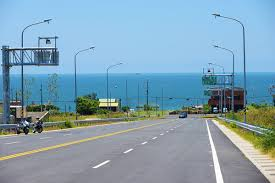
#> input picture photo_video/road.jpg, 275 x 183 px
$ python ex37.py
#> lines starting #> are read from the running program, lines starting #| are printed output that depends on the picture; after the words box and inside, x2 and y2 are one past the last pixel; in counts of white or black regions, pixels touching at a corner belong together
import matplotlib.pylab as plt
import cv2
import numpy as np

image = cv2.imread('photo_video/road.jpg')
#> image is the input picture: shape (183, 275, 3); mean B, G, R 178.4, 161.1, 129.5
image = cv2.cvtColor(image, cv2.COLOR_BGR2RGB)

print(image.shape)
#| (183, 275, 3)
height = image.shape[0]
#> height = 183
width = image.shape[1]
#> width = 275

region_of_interest_vertices = [
  (0, height),
  (width/2, height/2),
  (width, height)
]
#> region_of_interest_vertices = [(0, 183), (137.5, 91.5), (275, 183)]

def region_of_interest(img, vertices):
  mask = np.zeros_like(img)
  channel_count = img.shape[2]
#> channel_count = 3
  match_mask_color = (255,) * channel_count
#> match_mask_color = (255, 255, 255)
  cv2.fillPoly(mask, vertices, match_mask_color)
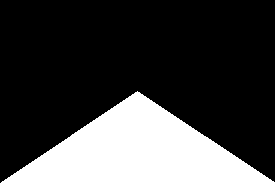
#> mask: shape (183, 275, 3); 25.2% white; 1 white region, box (x1, y1, x2, y2) and area: (1, 91, 275, 183) 12695
  masked_image = cv2.bitwise_and(img, mask)
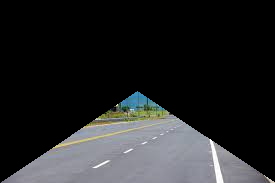
#> masked_image: shape (183, 275, 3); mean R, G, B 36.5, 37.4, 38.6
  return masked_image

cropped_image = region_of_interest(image,
  np.array([region_of_interest_vertices], np.int32),)

plt.imshow(cropped_image)
plt.show()

$ run again, with photo_video/apple.jpg copied over photo_video/road.jpg
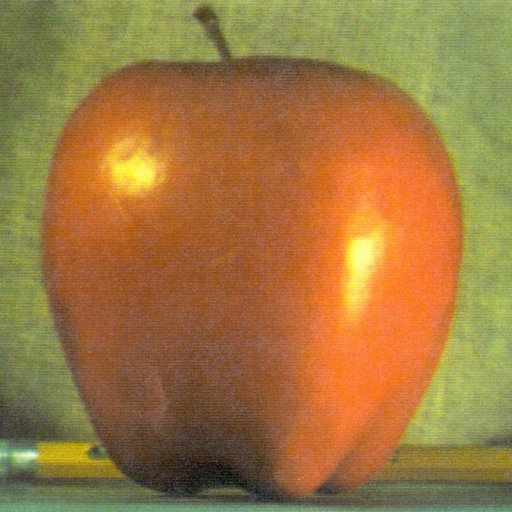
#> input picture photo_video/apple.jpg, 512 x 512 px
#> image is the input picture: shape (512, 512, 3); mean B, G, R 64.8, 119.7, 159.1
#| (512, 512, 3)
#> in region_of_interest, `cv2.fillPoly(mask, vertices, match_mask_color)`:
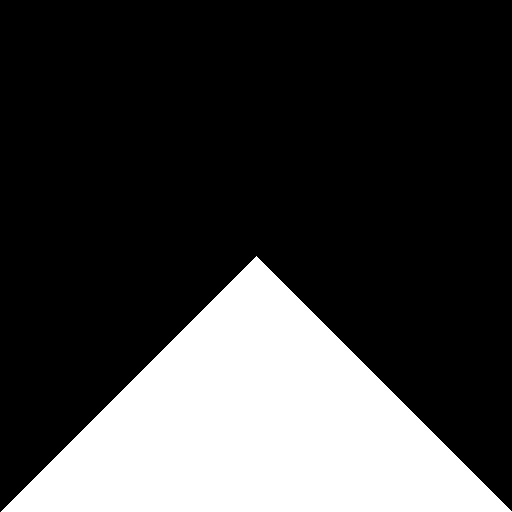
#> mask: shape (512, 512, 3); 25% white; 1 white region, box (x1, y1, x2, y2) and area: (1, 256, 512, 512) 65536
#> in region_of_interest, `masked_image = cv2.bitwise_and(img, mask)`:
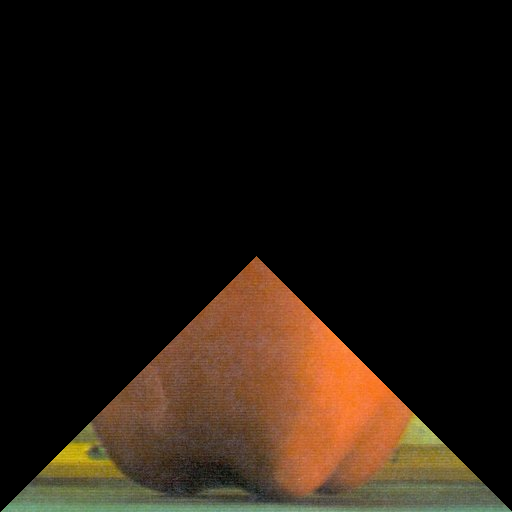
#> masked_image: shape (512, 512, 3); mean R, G, B 34.2, 24.1, 14.9

$ run again, with photo_video/blox.jpg copied over photo_video/road.jpg
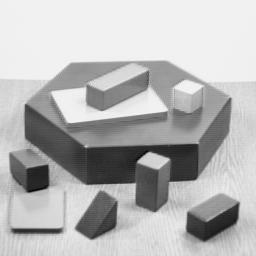
#> input picture photo_video/blox.jpg, 256 x 256 px
#> image is the input picture: shape (256, 256, 3); min 0, max 252, mean 182.8
#| (256, 256, 3)
#> mask: shape (256, 256, 3); 25% white; 1 white region, box (x1, y1, x2, y2) and area: (1, 128, 256, 256) 16384
#> in region_of_interest, `masked_image = cv2.bitwise_and(img, mask)`:
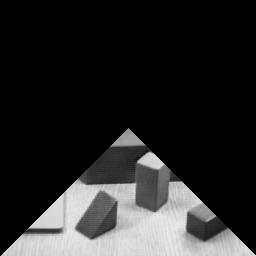
#> masked_image: shape (256, 256, 3); min 0, max 236, mean 39.6
